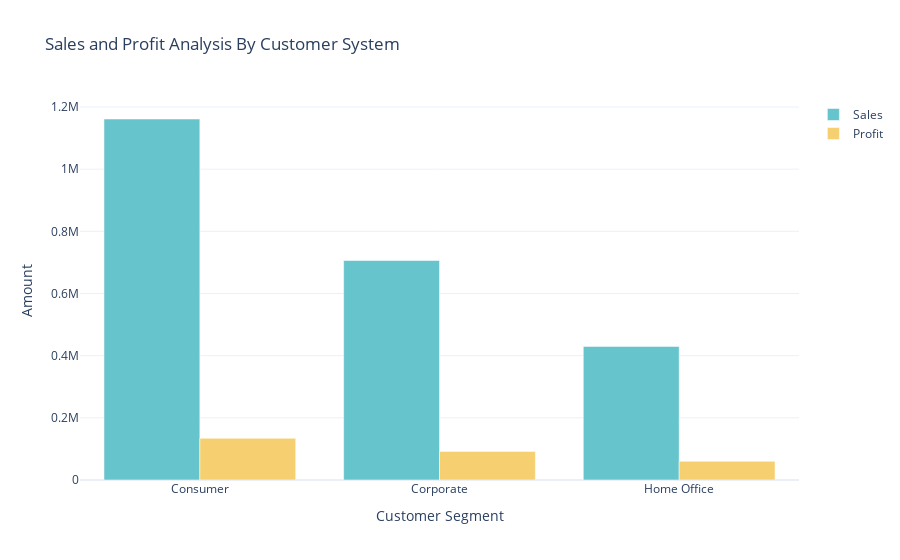

Source (notebook cell):
### Code cell
sales_profit_by_segment = data.groupby('Segment').agg({'Sales' : 'sum', 'Profit' : 'sum'}).reset_index()

color_palette = colors.qualitative.Pastel

fig = go.Figure()
fig.add_trace(go.Bar(x = sales_profit_by_segment['Segment'],
                     y = sales_profit_by_segment['Sales'],
                     name = 'Sales',
                     marker_color = color_palette[0]))

fig.add_trace(go.Bar(x = sales_profit_by_segment['Segment'],
                     y = sales_profit_by_segment['Profit'],
                     name = 'Profit',
                     marker_color = color_palette[1]))


fig.update_layout(title = 'Sales and Profit Analysis By Customer System',
                 xaxis_title = 'Customer Segment',yaxis_title = 'Amount')

fig.show()

### Figure 1 — Plotly figure (JSON) as saved in the notebook; plotly's stock layout.template omitted (floating-point values rounded to 4 significant figures)
{"data": [{"marker": {"color": "rgb(102, 197, 204)"}, "name": "Sales", "type": "bar", "x": ["Consumer", "Corporate", "Home Office"], "y": [1161000.0, 706100.0, 429700.0]}, {"marker": {"color": "rgb(246, 207, 113)"}, "name": "Profit", "type": "bar", "x": ["Consumer", "Corporate", "Home Office"], "y": [134100.0, 91980.0, 60300.0]}], "layout": {"title": {"text": "Sales and Profit Analysis By Customer System"}, "xaxis": {"title": {"text": "Customer Segment"}}, "yaxis": {"title": {"text": "Amount"}}}}
